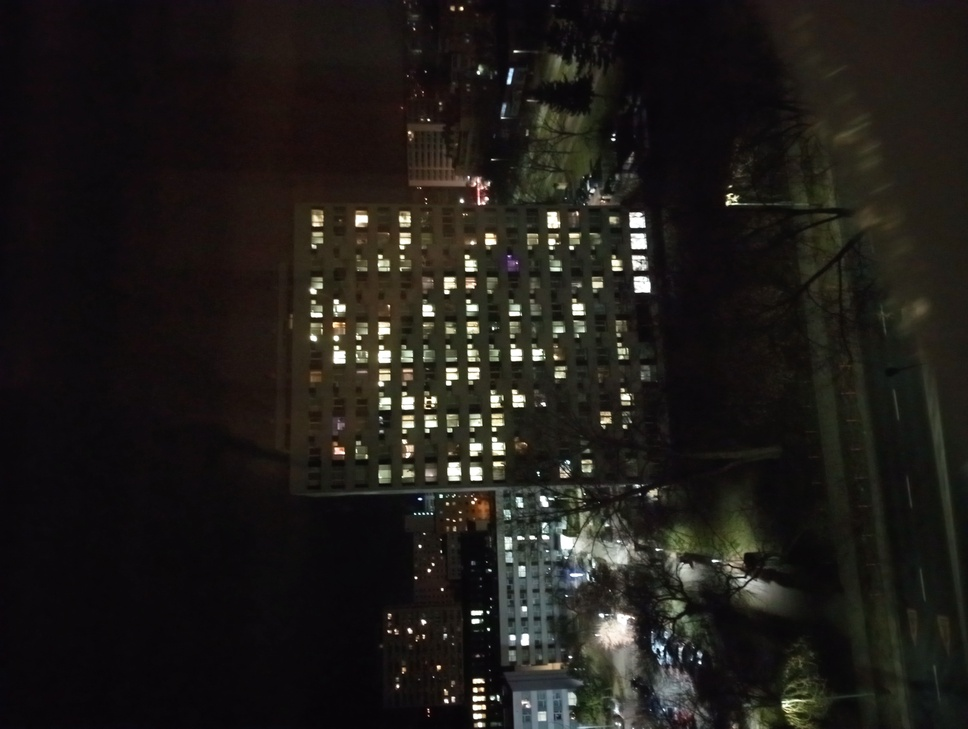
#> input picture Windows/images/IMG_20250129_002603.jpg, 968 x 729 px, shrunk from 4080 x 3072 before the run; its folder holds only this picture in this run
$ python analyze_picture.py
#> lines starting #> are read from the running program, lines starting #| are printed output that depends on the picture
### Windows/load_images.py
import os
from skimage import io, color, filters, transform
from datetime import datetime
import pandas as pd

folder_path = "images"

def extract_date_and_time(image_path):
    filename = os.path.basename(image_path)

    try:
        parts = filename.split('_')
        if len(parts) < 3:
            raise ValueError(f"Filename {filename} is not in expected format.")

        date_part = parts[1]
        time_part = parts[2].split('.')[0]

        date = datetime.strptime(date_part, '%Y%m%d').date()
        time = datetime.strptime(time_part, '%H%M%S').time()

        return date, time

    except Exception as e:
        print(f"Error processing {filename}: {e}")
        return None, None

def load_images():
    columns = ["Image", "Date", "Time"]
    data = pd.DataFrame(columns=columns)

    for filename in os.listdir(folder_path):
        if filename.endswith('.jpg') or filename.endswith('.png'):
            image_path = os.path.join(folder_path, filename)
            date, time = extract_date_and_time(image_path)

            if date and time:
                image = io.imread(image_path)
#> image is the input picture: shape (729, 968, 3); mean R, G, B 31.5, 28.7, 25.1
                data.loc[len(data)] = [image, date, time]

    return data

### Windows/analyze_picture.py
from skimage import io, color, filters, transform
import matplotlib.pyplot as plt
import numpy as np
import pandas as pd
import os
from datetime import datetime
# from tensorflow import keras
# from keras.constraints import maxnorm
# from keras.utils import np_utils

from load_images import load_images

columns = ["Image", "Date", "Time"]
images = pd.DataFrame(load_images(), columns=columns)

print(images)

# LOADING A TEST PICTURE
# image = io.imread("IMG_20250129_002603.jpg")

# pixel_value = image[50, 100]
# print("Wartość piksela na (50, 100):", pixel_value)

# MAKING AN IMAGE GREY
gray_image = color.rgb2gray(images.iloc[0, 0])

hsv_image = color.rgb2hsv(images.iloc[0, 0])
brightness = hsv_image[:, :, 2]

threshold = 0.4
binary_mask = np.where(brightness < threshold, 0, 1)
output_image = (binary_mask * 255).astype(np.uint8)
io.imsave('proccessed_image.jpg',output_image)
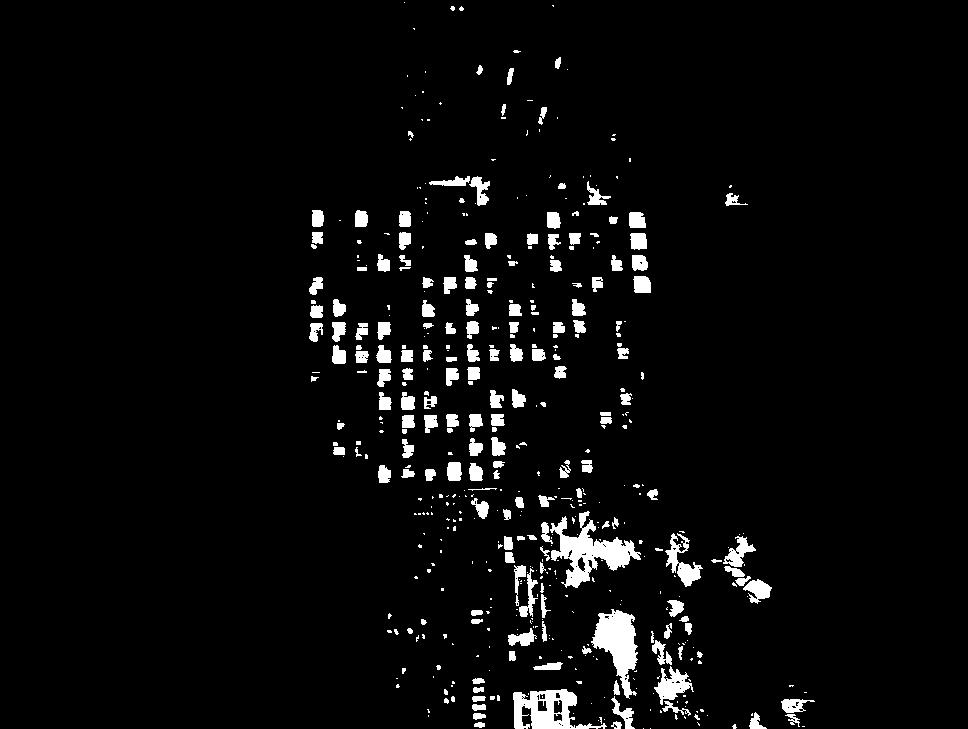
#> saved as proccessed_image.jpg: shape (729, 968); min 0, max 255, mean 11
# modified_image = np.where(gray_image < threshold, 1, gray_image)

# fig, ax = plt.subplots(1, 2, figsize=(10, 5))
#
# ax[0].imshow(image)
# ax[0].set_title("Original Image")
# ax[0].axis("off")
#
# ax[1].imshow(output_image, cmap="gray")
# ax[1].set_title("output_image")
# ax[1].axis("off")
#
# ax[2].imshow(modified_image)
# ax[2].set_title("modified_image")
# ax[2].axis("off")

# plt.imshow(modified_image, cmap="gray")
# plt.axis("off")
# plt.tight_layout()
# plt.show()
